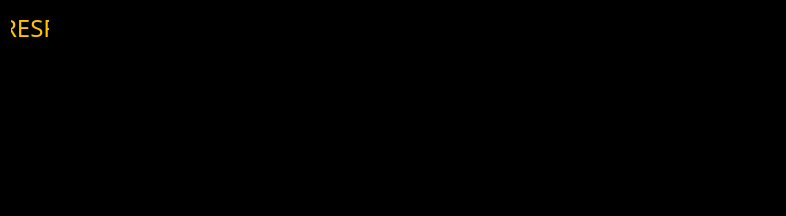
          <widget class="QWidget" name="widget_4" native="true">
           <property name="styleSheet">
            <string notr="true">background-color: rgb(0, 0, 0);</string>
           </property>
           <layout class="QHBoxLayout" name="horizontalLayout_7">
            <property name="leftMargin">
             <number>2</number>
            </property>
            <property name="topMargin">
             <number>2</number>
            </property>
            <property name="rightMargin">
             <number>2</number>
            </property>
            <property name="bottomMargin">
             <number>2</number>
            </property>
            <item>
             <widget class="QFrame" name="frame">
              <property name="sizePolicy">
               <sizepolicy hsizetype="Fixed" vsizetype="Preferred">
                <horstretch>0</horstretch>
                <verstretch>0</verstretch>
               </sizepolicy>
              </property>
              <property name="minimumSize">
               <size>
                <width>40</width>
                <height>0</height>
               </size>
              </property>
              <layout class="QVBoxLayout" name="verticalLayout_5">
               <item>
                <widget class="QLabel" name="label_13">
                 <property name="sizePolicy">
                  <sizepolicy hsizetype="Minimum" vsizetype="Preferred">
                   <horstretch>0</horstretch>
                   <verstretch>0</verstretch>
                  </sizepolicy>
                 </property>
                 <property name="minimumSize">
                  <size>
                   <width>0</width>
                   <height>0</height>
                  </size>
                 </property>
                 <property name="maximumSize">
                  <size>
                   <width>38</width>
                   <height>28</height>
                  </size>
                 </property>
                 <property name="font">
                  <font>
                   <family>Agency FB</family>
                   <pointsize>18</pointsize>
                  </font>
                 </property>
                 <property name="styleSheet">
                  <string notr="true">color: rgb(255, 255, 255);
color: rgb(255, 195, 0);</string>
                 </property>
                 <property name="text">
                  <string>RESP</string>
                 </property>
                 <property name="alignment">
                  <set>Qt::AlignCenter</set>
                 </property>
                </widget>
               </item>
               <item>
                <widget class="QLabel" name="label_14">
                 <property name="sizePolicy">
                  <sizepolicy hsizetype="Minimum" vsizetype="Minimum">
                   <horstretch>0</horstretch>
                   <verstretch>0</verstretch>
                  </sizepolicy>
                 </property>
                 <property name="maximumSize">
                  <size>
                   <width>32</width>
                   <height>150</height>
                  </size>
                 </property>
                 <property name="font">
                  <font>
                   <pointsize>12</pointsize>
                  </font>
                 </property>
                 <property name="styleSheet">
                  <string notr="true">color: rgb(255, 255, 255);</string>
                 </property>
                 <property name="text">
                  <string/>
                 </property>
                </widget>
               </item>
              </layout>
             </widget>
            </item>
            <item>
             <widget class="QFrame" name="frame_3">
              <property name="minimumSize">
               <size>
                <width>720</width>
                <height>0</height>
               </size>
              </property>
              <property name="frameShape">
               <enum>QFrame::StyledPanel</enum>
              </property>
              <property name="frameShadow">
               <enum>QFrame::Raised</enum>
              </property>
              <layout class="QVBoxLayout" name="verticalLayout_11">
               <item>
                <widget class="QGraphicsView" name="resp2_graphicsView"/>
               </item>
              </layout>
             </widget>
            </item>
           </layout>
          </widget>
